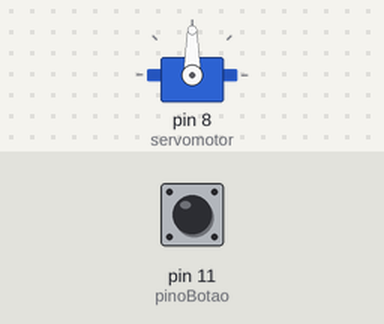
Bench run of a sketch on a simulated Arduino Uno, built with avr-gcc and run on an emulated ATmega328P. Parts: servo. The test bench sets the inputs (shaded band); at power-on: pin 11 (pinoBotao) LOW.

Above: at 1.2 s.
1.3 s: pin 11 (pinoBotao) pulled HIGH for 0.15 s
At 5.7 s:
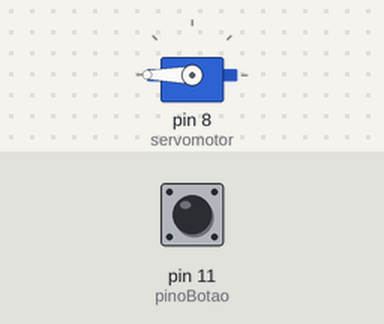
At 12.8 s:
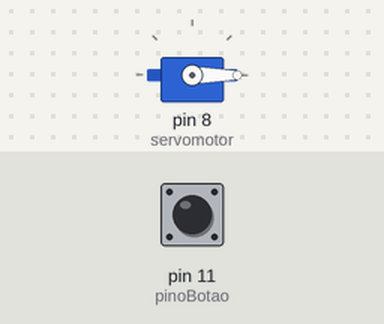
Timing chart, 0 to 13.3 s (numbered marks = the images above; inputs shaded):
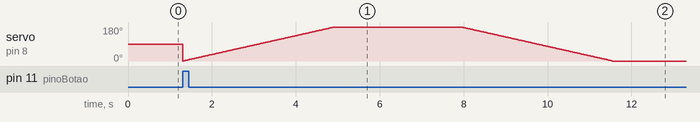

The sketch:

servo.ino
```cpp
#include <Servo.h>
Servo servomotor;
int pinoBotao = 11;
void setup()
{
  servomotor.attach(8);
  pinMode(pinoBotao, INPUT);
}
void loop()
{
  int estadoBotao = digitalRead(pinoBotao);
  if(estadoBotao == HIGH){
    for(int i=0; i <= 180; i ++){
  		servomotor.write(i);
        delay(20);
      }
     delay(3000);
    for(int i=180; i >= 0; i --){
  		servomotor.write(i);
        delay(20);
      }
  }
}
```
